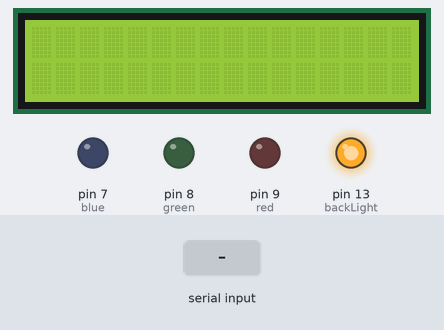
Bench run of a sketch on a simulated Arduino Uno, built with avr-gcc and run on an emulated ATmega328P. Parts: 16×2 character LCD, output pins drawn as LEDs (lit = HIGH). The test bench sets the inputs (shaded band). What the sketch prints to the serial monitor is not drawn.

Above: at 1.2 s.
1.3 s: "a" received over Serial
At 2.5 s:
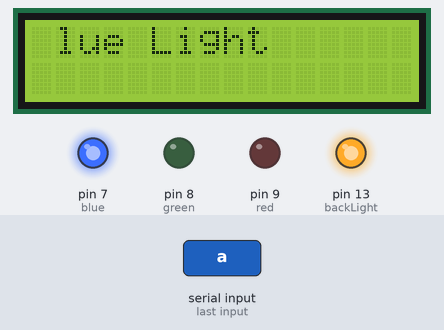
2.8 s: "b" received over Serial
At 3.6 s:
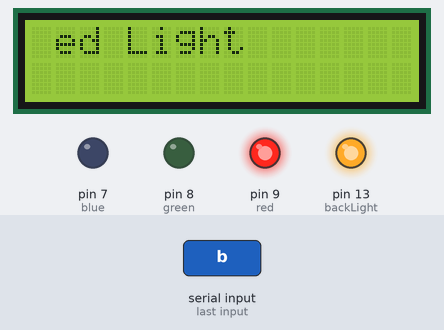
4.3 s: "c" received over Serial
At 4.7 s:
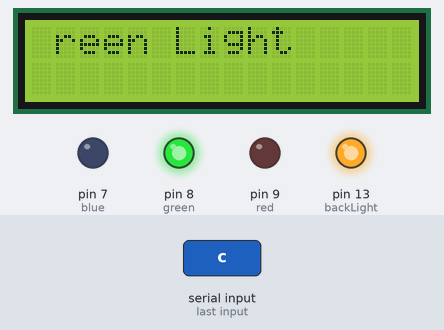
5.8 s: "d" received over Serial
At 7.0 s:
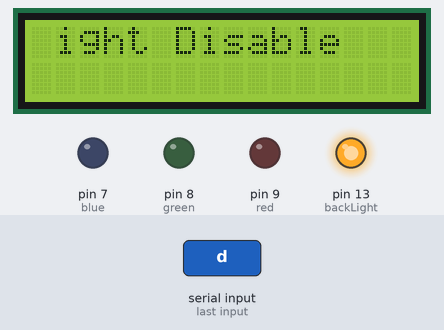
7.3 s: "1" received over Serial
At 8.1 s:
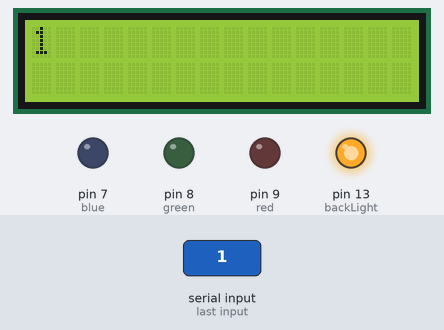
Timing chart, 0 to 9.8 s (numbered marks = the images above; inputs shaded):
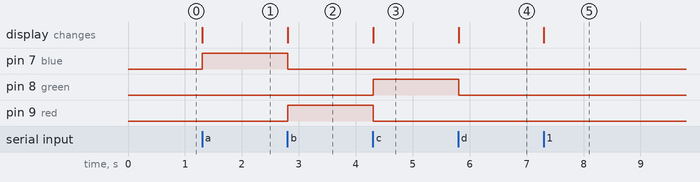

Measured:
- after the input at 1.3 s, pin 7 (blue): LOW → HIGH at once; the display: first changes at once (image 1 shows a later state)
- after the input at 2.8 s, pin 7 (blue): HIGH → LOW at once; pin 9 (red): LOW → HIGH at once; the display: first changes at once (image 2 shows a later state)
- after the input at 4.3 s, pin 8 (green): LOW → HIGH at once; pin 9 (red): HIGH → LOW at once; the display: first changes at once (image 3 shows a later state)
- after the input at 5.8 s, pin 8 (green): HIGH → LOW at once; the display: first changes at once (image 4 shows a later state)
- after the input at 7.3 s, the display: first changes at once (image 5 shows a later state)

The sketch:

ArduinoCode.ino
```cpp
#include  <LiquidCrystal.h>


LiquidCrystal lcd(12, 11, 10, 5, 4, 3, 2);
int backLight = 13;    // pin 13 will control the backlight

String inputString = "";         // a string to hold incoming data
boolean stringComplete = false;  // whether the string is complete
int red = 9;
int blue = 7;
int green = 8;

void setup()
{
 // initialize serial:
  Serial.begin(9600);
  // reserve 200 bytes for the inputString:
  inputString.reserve(200);

  pinMode(red, OUTPUT);
  pinMode(blue, OUTPUT);
  pinMode(green, OUTPUT);

  pinMode(backLight, OUTPUT);          //set pin 13 as output
  analogWrite(backLight, 150);        //controls the backlight intensity 0-254
  lcd.begin(16,2);                    // columns, rows. size of display
  lcd.clear();                        // clear the screen
}

void loop()
{


 if (stringComplete) {
    Serial.println(inputString);
    lcd.setCursor(0,0);
    lcd.print(inputString);
    // clear the string:
    inputString = "";
    stringComplete = false;
  }


}


 void serialEvent() {
  while (Serial.available()) {
    lcd.clear();
    // get the new byte:
    char inChar = (char)Serial.read();
    // add it to the inputString:


  if (inChar == 'a'){
    inChar =' ';
    lcd.clear();
      lcd.print("Blue Light ");
 digitalWrite(blue, HIGH);
   digitalWrite(red, LOW);
    digitalWrite(green, LOW);


}
if (inChar == 'b'){
  inChar =' ';
   lcd.clear();
     lcd.print("Red Light ");
 digitalWrite(red, HIGH);
   digitalWrite(blue, LOW);
   digitalWrite(green, LOW);
}

if (inChar == 'c'){
  inChar =' ';
   lcd.clear();
      lcd.print("Green Light ");
 digitalWrite(green, HIGH);
  digitalWrite(blue, LOW);
   digitalWrite(red, LOW);

}

if (inChar == 'd'){
  inChar =' ';
   lcd.clear();
 lcd.print("Light Disable");
 digitalWrite(blue, LOW);
   digitalWrite(red, LOW);
    digitalWrite(green, LOW);


}

    inputString += inChar;
    // if the incoming character is a newline, set a flag
    // so the main loop can do something about it:

      stringComplete = true;

  }
}
```
